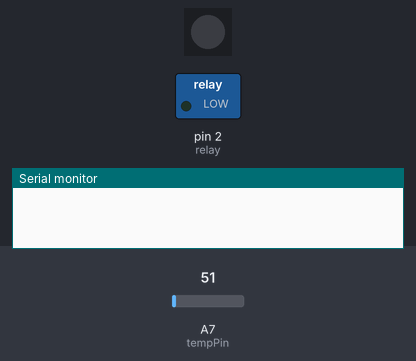
A sketch run on a simulated Arduino Nano, built with avr-gcc and run on an emulated ATmega328P. On the bench: 1 RGB LEDs in strip order, left to right, switched loads named in the sketch (green lamp = pin HIGH), the last lines printed to the serial monitor. The test bench sets the inputs (shaded band); at power-on: A7 (tempPin) = 51.

Above: at 0.01 s.
At 1.2 s:
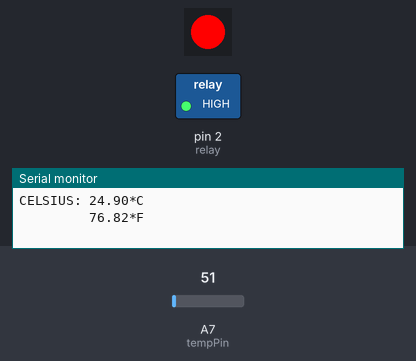
1.3 s: A7 (tempPin) set to 22
9.0 s: A7 (tempPin) set to 19
Timing chart, 0 to 12.0 s (numbered marks = the images above; inputs shaded):
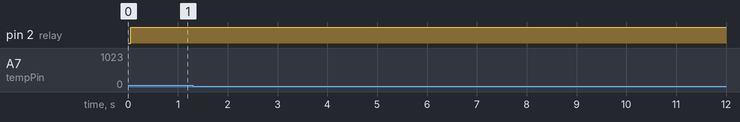

The sketch:

beerkeg_production.ino
```cpp
#include <Adafruit_NeoPixel.h>
float temp;
int tempPin = A7; // pin that the lm35 temp probe is attached to
int relay = 2; // pin that the relay is attached to
#define PIN 3 //pin that the LED strip is hooked to.
// Edit the delay to make it faster or slower
// Parameter 1 = number of pixels in strip
// Parameter 2 = pin number (most are valid)
// Parameter 3 = pixel type flags, add together as needed:
//   NEO_RGB     Pixels are wired for RGB bitstream
//   NEO_GRB     Pixels are wired for GRB bitstream
//   NEO_KHZ400  400 KHz bitstream (e.g. FLORA pixels)
//   NEO_KHZ800  800 KHz bitstream (e.g. High Density LED strip)
Adafruit_NeoPixel strip = Adafruit_NeoPixel(1,PIN, NEO_GRB + NEO_KHZ800);


  void setup() {
   Serial.begin(9600);
  strip.begin(); // Initalize the strip
  strip.show(); // Initialize all pixels to 'off'
  strip.setBrightness(255); // set total brightness, from 1 to 255.
  pinMode (relay, OUTPUT);
  digitalWrite (relay, LOW); // Make sure the relay is off when we startup
  delay(50);

  }

void loop() {
  //temp = analogRead(tempPin);
 // temp = temp * 0.48828125; // c no conversion
 temp = ( 5.0 * analogRead(tempPin) * 100.0) / 1024.0; // read temp
  Serial.print("CELSIUS: ");
 Serial.print(temp);
 Serial.println("*C ");
 temp = (temp * 9)/ 5 + 32; // convert c to fahrenheit
 Serial.print("         ");
 Serial.print(temp);
 Serial.println("*F ");

  if (temp > 38){
  digitalWrite (relay, HIGH);
  colorAll(strip.Color(255,0,0), 1); //red
  delay (3000); // wait 3 seconds
  }

  if (temp < 38 && temp > 34){ //3.33c=38f 1.11c=34f
    //digitalWrite (relay, LOW);
    colorAll(strip.Color(0,255,0), 1); //green
    delay (3000);// wait 3 seconds

  }

  if (temp < 34){
    digitalWrite (relay, LOW);
    colorAll(strip.Color(0,0,255), 1); //blue
    delay (3000);// wait 3 seconds
  }

  if (temp < 32){
    digitalWrite (relay, LOW);
    colorAll(strip.Color(255,0,255), 1); //blue
        delay (3000);// wait 3 seconds

  }
}
// Set all pixels in the strip to a solid color, then wait (ms)
void colorAll(uint32_t c, uint8_t wait) {
  uint16_t i;

  for(i=0; i<strip.numPixels(); i++) {
    strip.setPixelColor(i, c);
  }
  strip.show();
  delay(wait);
}
```
